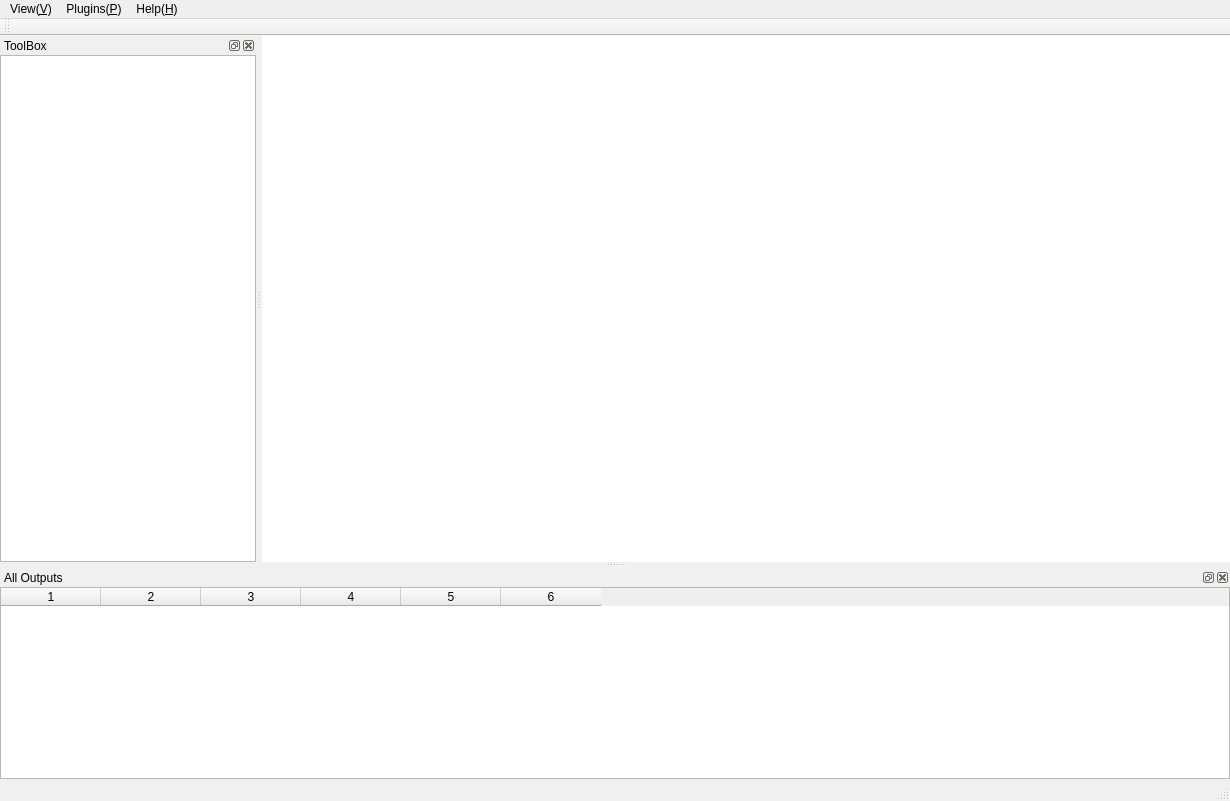
<?xml version="1.0" encoding="UTF-8"?>
<ui version="4.0">
 <class>MainWindow</class>
 <widget class="QMainWindow" name="MainWindow">
  <property name="geometry">
   <rect>
    <x>0</x>
    <y>0</y>
    <width>1230</width>
    <height>801</height>
   </rect>
  </property>
  <property name="windowTitle">
   <string>QPCPlatform</string>
  </property>
  <property name="styleSheet">
   <string notr="true">QMainWindow#MainWindow{
background-color:rgb(240, 240, 240)
}
QWidget#centralWidget{
background-color:white;
}</string>
  </property>
  <widget class="QWidget" name="centralWidget"/>
  <widget class="QMenuBar" name="menuBar">
   <property name="geometry">
    <rect>
     <x>0</x>
     <y>0</y>
     <width>1230</width>
     <height>23</height>
    </rect>
   </property>
   <widget class="QMenu" name="menuapperance">
    <property name="title">
     <string>View(&amp;V)</string>
    </property>
    <addaction name="actionToolBox"/>
    <addaction name="actionOutputs"/>
   </widget>
   <widget class="QMenu" name="menuplugins">
    <property name="title">
     <string>Plugins(&amp;P)</string>
    </property>
    <addaction name="actionNew_N"/>
    <addaction name="actionLoad_L"/>
    <addaction name="actionWrap_W"/>
    <addaction name="actionManage_M"/>
   </widget>
   <widget class="QMenu" name="menuHelp_H">
    <property name="title">
     <string>Help(&amp;H)</string>
    </property>
    <addaction name="actiondoc"/>
    <addaction name="actiontutorial"/>
    <addaction name="separator"/>
    <addaction name="actionabout"/>
   </widget>
   <addaction name="menuapperance"/>
   <addaction name="menuplugins"/>
   <addaction name="menuHelp_H"/>
  </widget>
  <widget class="QToolBar" name="mainToolBar">
   <attribute name="toolBarArea">
    <enum>TopToolBarArea</enum>
   </attribute>
   <attribute name="toolBarBreak">
    <bool>false</bool>
   </attribute>
  </widget>
  <widget class="QStatusBar" name="statusBar"/>
  <widget class="QDockWidget" name="toolBox">
   <property name="windowTitle">
    <string>ToolBox</string>
   </property>
   <attribute name="dockWidgetArea">
    <number>1</number>
   </attribute>
   <widget class="QWidget" name="toolBoxContent">
    <layout class="QHBoxLayout" name="horizontalLayout_2">
     <property name="leftMargin">
      <number>0</number>
     </property>
     <property name="topMargin">
      <number>0</number>
     </property>
     <property name="rightMargin">
      <number>0</number>
     </property>
     <property name="bottomMargin">
      <number>0</number>
     </property>
     <item>
      <widget class="QTreeWidget" name="toolsTree">
       <property name="verticalScrollBarPolicy">
        <enum>Qt::ScrollBarAsNeeded</enum>
       </property>
       <property name="columnCount">
        <number>1</number>
       </property>
       <attribute name="headerVisible">
        <bool>false</bool>
       </attribute>
       <column>
        <property name="text">
         <string notr="true">1</string>
        </property>
       </column>
      </widget>
     </item>
    </layout>
   </widget>
  </widget>
  <widget class="QDockWidget" name="workspaceDock">
   <property name="features">
    <set>QDockWidget::AllDockWidgetFeatures</set>
   </property>
   <property name="windowTitle">
    <string>All Outputs</string>
   </property>
   <attribute name="dockWidgetArea">
    <number>8</number>
   </attribute>
   <widget class="QWidget" name="varDisplay">
    <layout class="QHBoxLayout" name="horizontalLayout">
     <property name="leftMargin">
      <number>0</number>
     </property>
     <property name="topMargin">
      <number>0</number>
     </property>
     <property name="rightMargin">
      <number>0</number>
     </property>
     <property name="bottomMargin">
      <number>0</number>
     </property>
     <item>
      <widget class="QTableWidget" name="tableWidget">
       <property name="showGrid">
        <bool>true</bool>
       </property>
       <property name="columnCount">
        <number>6</number>
       </property>
       <column/>
       <column/>
       <column/>
       <column/>
       <column/>
       <column/>
      </widget>
     </item>
    </layout>
   </widget>
  </widget>
  <action name="actionNew_N">
   <property name="text">
    <string>Create New(&amp;N)</string>
   </property>
  </action>
  <action name="actionLoad_L">
   <property name="text">
    <string>Load Plugin(&amp;L)</string>
   </property>
  </action>
  <action name="actionWrap_W">
   <property name="text">
    <string>Wrap Plugin(&amp;W)</string>
   </property>
  </action>
  <action name="actionManage_M">
   <property name="text">
    <string>Manage(&amp;M)</string>
   </property>
  </action>
  <action name="actiondoc">
   <property name="text">
    <string>doc</string>
   </property>
  </action>
  <action name="actiontutorial">
   <property name="text">
    <string>tutorial</string>
   </property>
  </action>
  <action name="actionabout">
   <property name="text">
    <string>about</string>
   </property>
  </action>
  <action name="actionToolBox">
   <property name="checkable">
    <bool>true</bool>
   </property>
   <property name="text">
    <string>ToolBox</string>
   </property>
  </action>
  <action name="actionOutputs">
   <property name="checkable">
    <bool>true</bool>
   </property>
   <property name="text">
    <string>Outputs</string>
   </property>
  </action>
 </widget>
 <layoutdefault spacing="6" margin="11"/>
 <resources/>
 <connections/>
</ui>
